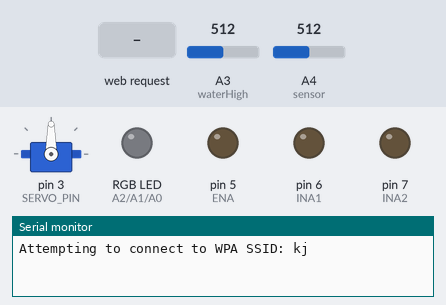
Simulated run of this sketch. Board: Arduino Uno, built with avr-gcc and run on an emulated ATmega328P. Parts: servo, an RGB LED mixed from three pins (HIGH = lit), output pins drawn as LEDs (lit = HIGH), the last lines printed to the serial monitor. The test bench sets the inputs (shaded band); at power-on: A3 (waterHigh) = 512, A4 (sensor) = 512. WiFi joins after 1.5 s; servers stay silent unless stated.

Above: at 0.1 s.
At 2.9 s:
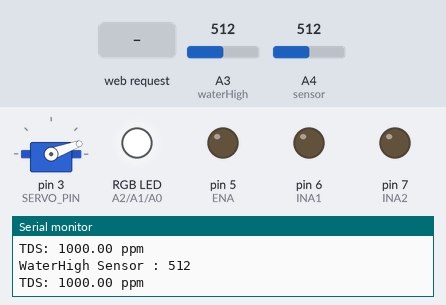
3.0 s: HTTP request GET /shop/commitTest.jsp received
At 5.6 s:
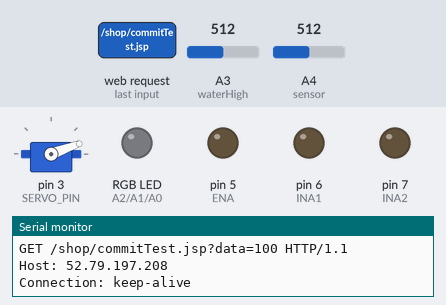
Timing chart, 0 to 7.1 s (numbered marks = the images above; inputs shaded):
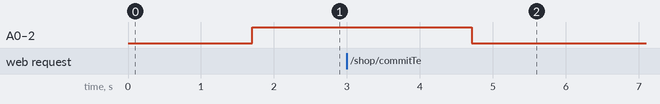

The sketch:

uno1_tds_waterhigh.ino
```cpp
#include <Servo.h>
#include <SoftwareSerial.h>
#include <WiFiEsp.h>
// AutoFeed
#define SECOND 1000L  // 1000밀리초를 해야 1초가 됨
#define MINUTE (60*SECOND)
#define HOUR (60*MINUTE)
#define DAY (24*HOUR)
const int SERVO_PIN = 3;  // 서보모터를 구동하고 싶은 핀
const int FILL_DEGREE = 20;  // 현재 상태 각도
const int DISPENSE_DEGREE = 45; // 사료 급여시 각도
Servo servo1;

char ssid[] = "kj"; // your network SSID (name)
char password[] = "1004100400"; // your network password
WiFiEspServer arduino_server(80);

char server[] = "52.79.197.208"; // server address
char serverPath[] = "/shop/commitTest.jsp"; // URL path
int port = 8080; // port number

WiFiEspClient client; // define WiFiEsp client object
SoftwareSerial espSerial(12, 13); // RX, TX

// waterpump
int ENA = 5;
int INA1 = 6;
int INA2 = 7;

// Define the pins for the RGB LEDs
const int redPin = A2;
const int greenPin = A1;
const int bluePin = A0;
int redValue;
int greenValue;
int blueValue;

// Define the pins for the waterHigh
int waterHigh = A3;

void setup() {

  Serial.begin(9600); // initialize serial communication

  // AutoFeed
  servo1.attach(SERVO_PIN);

  // waterPump pin
  pinMode(ENA, OUTPUT); // ena
  pinMode(INA1, OUTPUT); // in1
  pinMode(INA2, OUTPUT); // in2

  // Set the pin modes for the RGB LEDs
  pinMode(redPin, OUTPUT);
  pinMode(greenPin, OUTPUT);
  pinMode(bluePin, OUTPUT);

  espSerial.begin(9600); // initialize ESP8266 communication
  WiFi.init(&espSerial); // initialize WiFiEsp library

  // Set the WiFiEsp client timeout to 10 seconds
  client.setTimeout(10000);

  // connect to WiFi network
  while (WiFi.status() != WL_CONNECTED) {
    Serial.print("Attempting to connect to WPA SSID: ");
    Serial.println(ssid);
    WiFi.begin(ssid, password);
  }
  Serial.println("Connected to WiFi");
  IPAddress ip = WiFi.localIP();
  Serial.print("IP Address: ");
  Serial.println(ip);
  arduino_server.begin();

  // connect to server
  if (client.connect(server, port)) {
    Serial.println("Connected to server");
    // client.stop();
    // Serial.println("client.stop");
  } else {
    Serial.println("Connection to server failed");
  }

  // led
  analogWrite(redPin, 255);
  analogWrite(greenPin, 255);
  analogWrite(bluePin, 255);

  // AutoFeed
  servo1.write(FILL_DEGREE);  // back
}

int getRGBValue(String request, String color) {
  int value = 0;
  int index = request.indexOf(color);
  if (index >= 0) {
    index += color.length() + 1;
    value = request.substring(index).toInt();
  }
  return value;
}

int getWaterPumpValue(String request, String pump) {
  int value = 0;
  int index = request.indexOf(pump);
  if (index >= 0) {
    index += pump.length() + 1;
    value = request.substring(index).toInt();
  }
  return value;
}

int getAutoFeedValue(String request, String feeding) {
  int value = 0;
  int index = request.indexOf(feeding);
  if (index >= 0) {
    index += feeding.length() + 1;
    value = request.substring(index).toInt();
  }
  return value;
}

// flag variable to keep track of client connection
bool clientConnected = false;

void loop() {

  // waterHigh
  int valueWaterHigh = analogRead(waterHigh);
  Serial.print("WaterHigh Sensor : ");
  Serial.println(valueWaterHigh);

  // TDS
  float TDS = analogRead(A4); // Read conductivity value from sensor
  TDS = map(TDS, 0, 1023, 0, 2000); // conductivity range is 0 to 2000 µS/cm
  // Print sensor readings to serial monitor
  Serial.print("TDS: ");
  Serial.print(TDS);
  Serial.println(" ppm");
  delay(1000); // Wait for 1 second before taking next reading

  // wifi
  if (!clientConnected) {
    // accept new client connection if no client is currently connected
    client = arduino_server.available();
    if (client) {
      Serial.println("New client connected");

      // set flag variable to true to indicate client is connected
      clientConnected = true;
    }
  } else {
    // handle client communication if client is connected
    if (client.connected()) {
      if (client.available()) {
        String line = client.readStringUntil('\r');
        Serial.println(line);

        // AutoFeed
        int feedValue = getAutoFeedValue(line, "feeding");
        if(feedValue != 0){
          if(feedValue == 1){
            servo1.write(FILL_DEGREE);
            delay(3000);
            servo1.write(DISPENSE_DEGREE);  // Feeding
            delay(3000);
            servo1.write(FILL_DEGREE);  // back
          } else if(feedValue == 2){
            servo1.write(FILL_DEGREE);
            delay(3000);
            servo1.write(DISPENSE_DEGREE);  // Feeding
            delay(3000);
            servo1.write(FILL_DEGREE);  // back
            delay(3000);
            servo1.write(DISPENSE_DEGREE);  // Feeding
            delay(3000);
            servo1.write(FILL_DEGREE);  // back
          }
        }

        // waterpump
        int waterpumponoff = getWaterPumpValue(line, "pump");
        if(waterpumponoff == 1){
            Serial.println("pump on");
            digitalWrite(ENA, HIGH);
            digitalWrite(INA1, HIGH);
            digitalWrite(INA2, LOW);
        } else if(waterpumponoff == 2){
            Serial.println("pump off");
            digitalWrite(ENA, LOW);
            digitalWrite(INA1, LOW);
            digitalWrite(INA2, LOW);
        }

        // Extract the RGB values from the request
        redValue = getRGBValue(line, "red");
        greenValue = getRGBValue(line, "green");
        blueValue = getRGBValue(line, "blue");

        // Set the RGB LED to the requested values
        analogWrite(redPin, redValue);
        analogWrite(greenPin, greenValue);
        analogWrite(bluePin, blueValue);
        delay(500);
        client.stop();
        Serial.println("Client disconnected");

        client.connect(server, port);
        int data = 100;
        String querydata = String("GET ") + serverPath + "?data=" + data + " HTTP/1.1\r\n" + "Host: " + server + "\r\n" + "Connection: keep-alive\r\n\r\n";
        int redvalue = 100;
        int greenvalue = 100;
        int bluevalue = 100;
        String queryrgb = String("GET ") + serverPath + "?red=" + redvalue + "&green=" + greenvalue + "&blue=" + bluevalue + " HTTP/1.1\r\n" + "Host: " + server + "\r\n" + "Connection: keep-alive\r\n\r\n";
        client.print(querydata);
        Serial.println(querydata);
        delay(500);

        client.print(queryrgb);
        Serial.println(queryrgb);
        delay(500);
        // client.stop();
        // Serial.println("client.stop");

        clientConnected = false;
      }
    }
  }

}
```

Measured:
- after the input at 3.0 s, A0 (bluePin), A1 (greenPin), A2 (redPin): HIGH → LOW after 1.7 s
